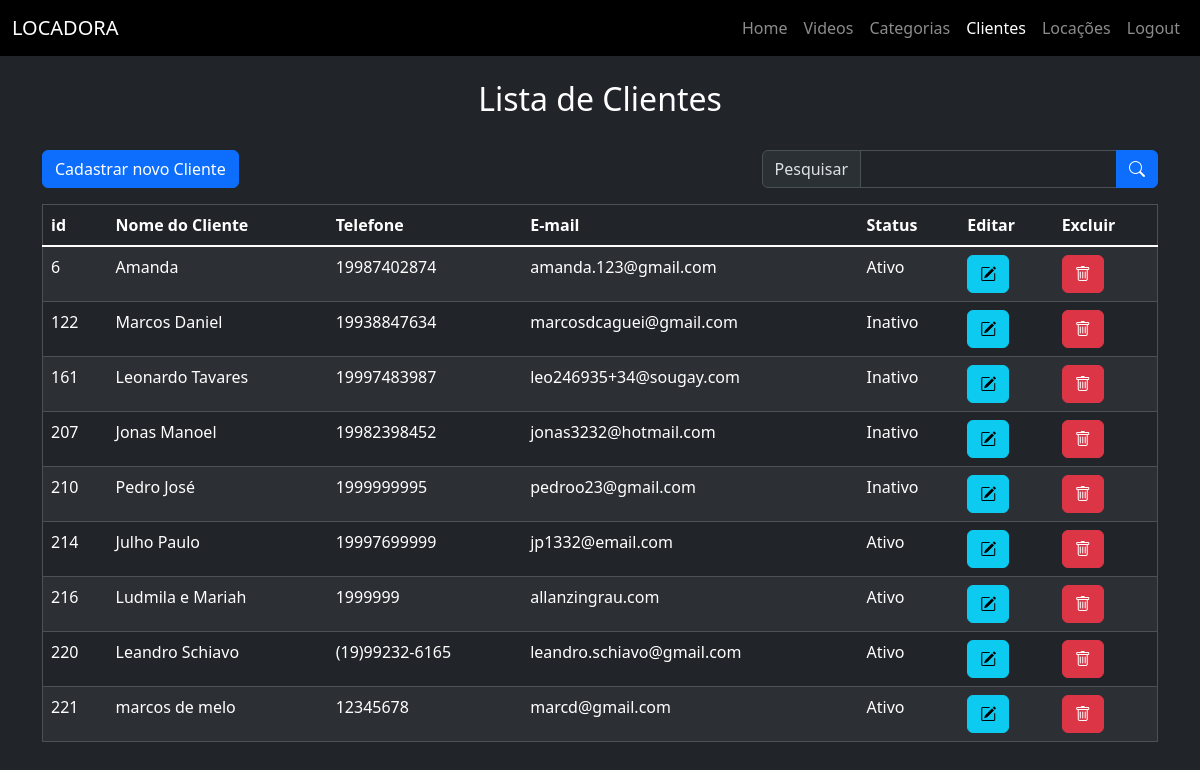
The page /index.php?menu=clientes (signed in) on the database its author committed.
### tables this page shows
CREATE TABLE `tbclientes` (
  `idCliente` int NOT NULL AUTO_INCREMENT,
  `nomeCliente` varchar(45) NOT NULL,
  `telefoneCliente` varchar(45) DEFAULT NULL,
  `emailCliente` varchar(45) DEFAULT NULL,
  `statusCliente` int DEFAULT '0',
  PRIMARY KEY (`idCliente`)
);

### lista-clientes.php (the view)
<div class="container">
    <div class="d-flex justify-content-center my-4">
        <h2>Lista de Clientes</h2>
    </div>
    <div class="d-flex flex-row flex-wrap gap-3 justify-content-between my-3">
        <div class="btn btn-primary">
            <a class="text-white text-decoration-none" href="index.php?menu=cad-clientes">Cadastrar novo Cliente</a>
        </div>
        <div>
            <?php
            if (isset($_POST["txtPesquisa"])) {
                $txtPesquisa = $_POST["txtPesquisa"];
            } else {
                $txtPesquisa = "";
            }
            ?>
            <form class="input-group" action="" method="post">
                <label class="input-group-text " for="txtPesquisa">Pesquisar</label>
                <input class="form-control" type="search" name="txtPesquisa" id="txtPesquisa" value="<?= $txtPesquisa ?>">
                <button class="btn btn-primary" type="submit">
                    <i class="bi bi-search"></i>
                </button>
            </form>
        </div>
    </div>
    <div class="table-responsive">
        <table class="table table-striped table-dark" border="1">
            <thead>
                <tr>
                    <th>id</th>
                    <th>Nome do Cliente</th>
                    <th>Telefone</th>
                    <th>E-mail</th>
                    <th>Status</th>
                    <th>Editar</th>
                    <th>Excluir</th>
                </tr>
            </thead>
            <tbody class="table-group-divider">
                <?php
                $sql = "SELECT idCliente, nomeCliente, telefoneCliente, emailCliente,
     case
     when statusCliente = 0 then 'Ativo'
     when statusCliente = 1 then 'Inativo'
     end as statusCliente FROM tbclientes
     where nomeCliente like '%{$txtPesquisa}%'";
                $rs = mysqli_query($conexao, $sql);
                while ($dados = mysqli_fetch_assoc($rs)) {
                ?>
                    <tr>
                        <td><?= $dados["idCliente"] ?></td>
                        <td><?= $dados["nomeCliente"] ?></td>
                        <td><?= $dados["telefoneCliente"] ?></td>
                        <td><?= $dados["emailCliente"] ?></td>
                        <td><?= $dados["statusCliente"] ?></td>
                        <td>
                            <a class="btn btn-info" href="index.php?menu=editar-clientes&idCliente=<?= $dados["idCliente"] ?>">
                                <i class="bi bi-pencil-square"></i>
                            </a>
                        </td>
                        <td>
                            <a class="btn btn-danger" href="index.php?menu=excluir-clientes&idCliente=<?= $dados["idCliente"] ?>">
                                <i class="bi bi-trash"></i>
                            </a>
                        </td>
                    </tr>
                <?php
                }
                ?>
            </tbody>
        </table>
    </div>
</div>

### rows shown on the page
tbclientes: idCliente "6", nomeCliente "Amanda", telefoneCliente "19987402874", emailCliente "amanda.123@gmail.com", statusCliente "Ativo"
tbclientes: idCliente "122", nomeCliente "Marcos Daniel", telefoneCliente "19938847634", emailCliente "marcosdcaguei@gmail.com", statusCliente "Inativo"
tbclientes: idCliente "161", nomeCliente "Leonardo Tavares", telefoneCliente "19997483987", emailCliente "leo246935+34@sougay.com", statusCliente "Inativo"
tbclientes: idCliente "207", nomeCliente "Jonas Manoel", telefoneCliente "19982398452", emailCliente "jonas3232@hotmail.com", statusCliente "Inativo"
tbclientes: idCliente "210", nomeCliente "Pedro José", telefoneCliente "1999999995", emailCliente "pedroo23@gmail.com", statusCliente "Inativo"
tbclientes: idCliente "214", nomeCliente "Julho Paulo", telefoneCliente "19997699999", emailCliente "jp1332@email.com", statusCliente "Ativo"
tbclientes: idCliente "216", nomeCliente "Ludmila e Mariah", telefoneCliente "1999999", emailCliente "allanzingrau.com", statusCliente "Ativo"
tbclientes: idCliente "220", nomeCliente "Leandro Schiavo", telefoneCliente "(19)99232-6165", emailCliente "leandro.schiavo@gmail.com", statusCliente "Ativo"
tbclientes: idCliente "221", nomeCliente "marcos de melo", telefoneCliente "12345678", emailCliente "marcd@gmail.com", statusCliente "Ativo"

### other values the page prints
$item_menu['item_menu'] "Home"
$item_menu['item_menu'] "Videos"
$item_menu['item_menu'] "Categorias"
$item_menu['item_menu'] "Clientes"
$item_menu['item_menu'] "Locações"
